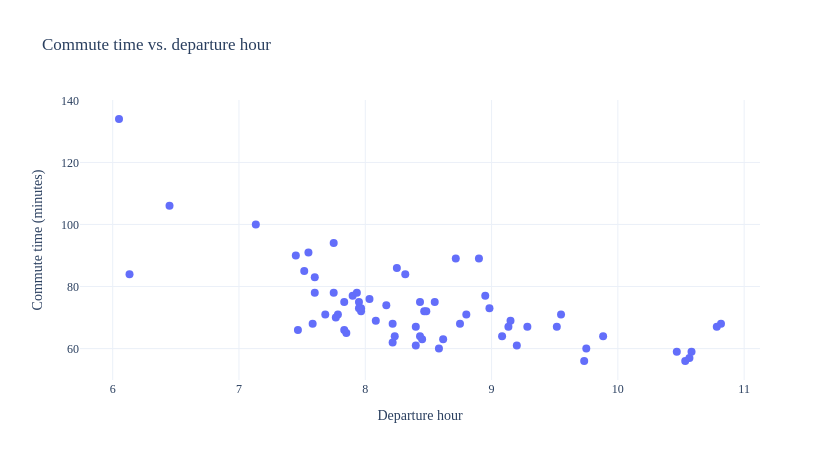

Notebook code for this chart:
### Markdown cell above
### Visualizing commute time

- Before fitting a model, we should visualize relationships between the predictor and target.

- Here, each point is one commute, with departure hour on the $x$-axis and commute time on the $y$-axis.

### Code cell
px.scatter(
    df,
    x='departure_hour',
    y='minutes',
    title='Commute time vs. departure hour',
    labels={
        'departure_hour': 'Departure hour',
        'minutes': 'Commute time (minutes)',
    },
    hover_data=['date', 'day'],
)

### Figure 1 — Plotly figure (JSON) as saved in the notebook; plotly's stock layout.template omitted (floating-point values rounded to 4 significant figures; data arrays with more than 128 entries replaced by an {"elided": "..."} marker saying what was removed)
{"data": [{"customdata": {"elided": "65x2 str values"}, "hovertemplate": "Departure hour=%{x}<br>Commute time (minutes)=%{y}<br>date=%{customdata[0]}<br>day=%{customdata[1]}<extra></extra>", "legendgroup": "", "marker": {"color": "#636efa", "symbol": "circle"}, "mode": "markers", "name": "", "orientation": "v", "showlegend": false, "type": "scatter", "x": [10.82, 7.75, 8.45, 7.133, 9.15, 8.167, 9.2, 6.05, 8.217, 9.283, 8.033, 9.517, 7.967, 9.883, 7.9, 7.85, 7.933, 7.95, 8.55, 8.433, 9.75, 8.617, 8.467, 10.47, 8.233, 8.483, 7.967, 8.25, 7.833, 8.4, 8.9, 10.53, 10.57, 10.78, 9.133, 7.95, 8.317, 8.433, 8.4, 8.95, 8.583, 8.75, 9.733, 8.717, 10.58, 9.55, 9.083, 7.833, 8.8, 8.983, 6.133, 6.45, 7.75, 8.217, 7.783, 8.083, 7.683, 7.467, 7.6, 7.767, 7.517, 7.55, 7.583, 7.45, 7.6], "xaxis": "x", "y": [68.0, 94.0, 63.0, 100.0, 69.0, 74.0, 61.0, 134.0, 62.0, 67.0, 76.0, 67.0, 73.0, 64.0, 77.0, 65.0, 78.0, 75.0, 75.0, 75.0, 60.0, 63.0, 72.0, 59.0, 64.0, 72.0, 72.0, 86.0, 66.0, 67.0, 89.0, 56.0, 57.0, 67.0, 67.0, 73.0, 84.0, 64.0, 61.0, 77.0, 60.0, 68.0, 56.0, 89.0, 59.0, 71.0, 64.0, 75.0, 71.0, 73.0, 84.0, 106.0, 78.0, 68.0, 71.0, 69.0, 71.0, 66.0, 78.0, 70.0, 85.0, 91.0, 68.0, 90.0, 83.0], "yaxis": "y"}], "layout": {"height": 460, "legend": {"tracegroupgap": 0}, "title": {"text": "Commute time vs. departure hour"}, "width": 840, "xaxis": {"anchor": "y", "domain": [0, 1], "title": {"text": "Departure hour"}}, "yaxis": {"anchor": "x", "domain": [0, 1], "title": {"text": "Commute time (minutes)"}}}}
